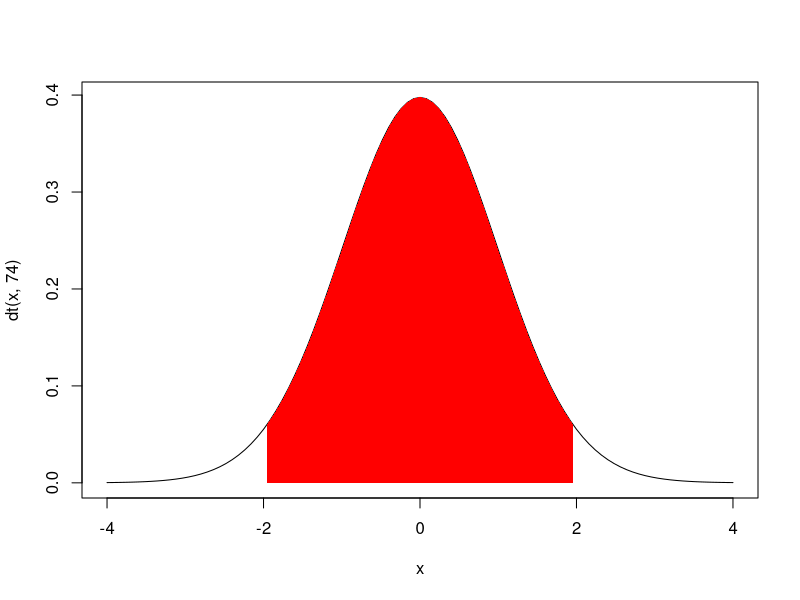

The R source for this figure:
curve(dt(x, 74), from = -4, to = 4)
x <- seq(-1.96, 1.96, len = 100)
y <- dt(x, 74)
polygon(c(x[1], x, x[100]), c(dt(-4, 74), y, dt(4, 74)),
     col = "red", border = NA)